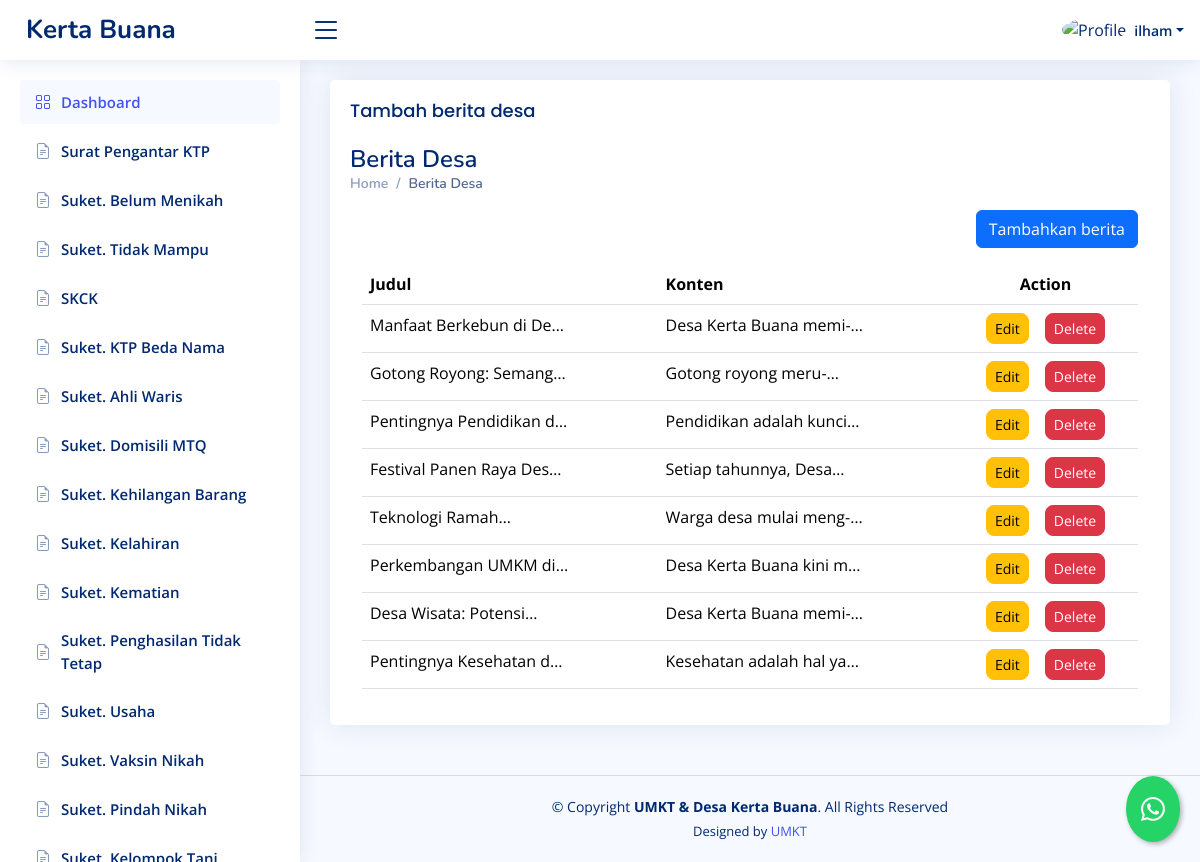
Screenshot of /dashboard/tambah-blog/ (signed in) with the database file from the repository.
### dashboard/models.py (models this page shows, shortened)
class Blog(models.Model):
    penulis = models.ForeignKey(User, on_delete=models.CASCADE, blank=True, null=True)
    judul = models.CharField(max_length=200)
    konten = models.TextField()
    date = models.DateTimeField(auto_now_add=True)
    picture = models.URLField(blank=True, null=True)

### dashboard/views.py (the view, shortened to what this page needs)
# urls.py: path("tambah-blog/", blog, name="blog"),
@login_required
def blog(request):
    template_name = "backend/blog.html"
    blg = Blog.objects.all()
    context = {
        "blg" : blg
    }
    return render(request, template_name, context)

### templates/backend/blog.html (shortened to what this page needs)
{% extends "backend/base_ui.html" %} {% load static %} {% load custom_filters %} {% block konten %}
<div class="card">
  <div class="card-body">
    <h5 class="card-title">Tambah berita desa</h5>
    <div>
      <div class="pagetitle">
        <h1>Berita Desa</h1>
        <nav>
          <ol class="breadcrumb">
            <li class="breadcrumb-item"><a href="{% url 'dashboard' %}">Home</a></li>
            <li class="breadcrumb-item active">Berita Desa</li>
          </ol>
        </nav>
      </div>
      {% if value %}
      <div class="card">
        <div class="card-body">
          <h5 class="card-title">Berita Desa</h5>
          <form
            class="g-5"
            method="post"
            action="{% url 'edit_blog' value.id %}"
            enctype="multipart/form-data"
          >
            {% csrf_token %}
            <div class="col-12">
              <label for="inputJudul" class="form-label">Judul</label>
              <input
                type="text"
                class="form-control"
                id="inputJudul"
                value="{{ value.judul }}"
                name="inputJudul"
              />
            </div>
            <div class="col-12">
              <label for="inputKonten" class="form-label">Konten</label>
              <textarea name="inputKonten">{{ value.konten | safe }}"</textarea>
            </div>
            <div class="row mb-3">
              <label for="inputNumber" class="form-label">Upload gambar</label>
              <div class="col-sm-10">
                <input
                  class="form-control"
                  type="file"
                  id="formFile"
                  name="inputGambar"
                />
              </div>
            </div>
            <div class="row mb-3">
              <div class="col-sm-10 gap-5">
                <a href="{% url 'blog' %}">
                  <button class="btn btn-secondary">Cancel</button>
                </a>
                <button type="submit" class="btn btn-primary">Submit</button>
              </div>
            </div>
          </form>
        </div>
      </div>
      {% else %}
      <div class="container-fluid">
        <div class="d-flex justify-content-end mb-3">
          <button
            type="button"
            class="btn btn-primary"
            data-bs-toggle="modal"
            data-bs-target="#formModal"
          >
            Tambahkan berita
          </button>
        </div>
        <div class="table-responsive">
          <table class="table datatable">
            <thead>
              <tr>
                <th>Judul</th>
                <th>Konten</th>
                <th class="text-center">Action</th>
              </tr>
            </thead>
            <tbody>
              {% for blog in blg %}
              <tr>
                <td>
                  <div
                    style="
                      display: -webkit-box;
                      -webkit-box-orient: vertical;
                      -webkit-line-clamp: 1;
                      line-clamp: 1;
                      overflow: hidden;
                      overflow-wrap: break-word;
                      word-wrap: break-word;
                      hyphens: auto;
                      max-width: 200px;
                    "
                  >
                    <p>{{ blog.judul }}</p>
                  </div>
                </td>
                <td>
                  <div
                    style="
                      display: -webkit-box;
                      -webkit-box-orient: vertical;
                      -webkit-line-clamp: 1;
                      line-clamp: 1;
                      overflow: hidden;
                      overflow-wrap: break-word;
                      word-wrap: break-word;
                      hyphens: auto;
                      max-width: 200px;
                    "
                  >
                    <p>{{ blog.konten|striptags }}</p>
                  </div>
                </td>
                <td class="text-center">
                  <div
                    class="btn-group gap-3"
                    role="group"
                    aria-label="Action buttons"
                  >
                    <a
                      href="{% url 'edit_blog' blog.id %}"
                      class="text-decoration-none"
                    >
                      <button
                        type="button"
                        class="btn btn-warning btn-sm rounded-3"
                      >
                        Edit
                      </button>
                    </a>
                    <a
                      href="{% url 'delete_blog' blog.id %}"
                      class="text-decoration-none"
                    >
                      <button
                        type="button"
                        class="btn btn-danger btn-sm rounded-3"
                      >
                        Delete
                      </button>
                    </a>
                  </div>
                </td>
              </tr>
              {% endfor %}
            </tbody>
          </table>
        </div>
      </div>
      {% endif %}
    </div>
  </div>
</div>
{% endblock konten %}

### templates/backend/base_ui.html (shortened to what this page needs)
{% load static %}
<!DOCTYPE html>
<html lang="en">
  <head>
    <link
      href="{% static 'backend/vendor/bootstrap/css/bootstrap.min.css'%}"
      rel="stylesheet"
    />
    <link
      href="{% static 'backend/vendor/bootstrap-icons/bootstrap-icons.css'%}"
      rel="stylesheet"
    />
    <link
      href="{% static 'backend/vendor/boxicons/css/boxicons.min.css'%}"
      rel="stylesheet"
    />
    <link
      href="{% static 'backend/vendor/quill/quill.snow.css'%}"
      rel="stylesheet"
    />
    <link
      href="{% static 'backend/vendor/quill/quill.bubble.css'%}"
      rel="stylesheet"
    />
    <link
      href="{% static 'backend/vendor/remixicon/remixicon.css'%}"
      rel="stylesheet"
    />
    <link
      href="{% static 'backend/vendor/simple-datatables/style.css'%}"
      rel="stylesheet"
    />
    <link href="{% static 'backend/css/style.css'%}" rel="stylesheet" />
  </head>
  <body>
    <header id="header" class="header fixed-top d-flex align-items-center">
      <div class="d-flex align-items-center justify-content-between">
        <a href="{% url 'welcome'%}" class="logo d-flex align-items-center">
          <span class="d-none d-lg-block">Kerta Buana</span>
        </a>
        <i class="bi bi-list toggle-sidebar-btn"></i>
      </div>
      <nav class="header-nav ms-auto">
        <ul class="d-flex align-items-center">
          <li class="nav-item dropdown pe-3">
            <a
              class="nav-link nav-profile d-flex align-items-center pe-0"
              href="#"
              data-bs-toggle="dropdown"
            >
              {% if user.is_superuser %}
              <img
                src="{% static 'backend/img/orang.png'%}"
                alt="Profile"
                class="rounded-circle"
              />
              {% else %}
              <img
                src="{% static 'backend/img/family.png'%}"
                alt="Profile"
                class="rounded-circle"
              />
              {% endif %}
              <span class="d-none d-md-block dropdown-toggle ps-2"
                >{{request.user.username}}</span
              > </a
            >
          </li>
        </ul>
      </nav>
    </header>
    <aside id="sidebar" class="sidebar">
      <ul class="sidebar-nav" id="sidebar-nav">
        <li class="nav-item">
          <a class="nav-link" href="{% url 'dashboard'%}">
            <i class="bi bi-grid"></i>
            <span>Dashboard</span>
          </a>
        </li>
        {% if user.is_superuser %}
        <li class="nav-item">
          <a
            class="nav-link collapsed"
            data-bs-target="#forms-nav"
            data-bs-toggle="collapse"
            href="#"
          >
            <i class="bi bi-journal-text"></i><span>Surat</span
            ><i class="bi bi-chevron-down ms-auto"></i>
          </a>
          <ul
            id="forms-nav"
            class="nav-content collapse"
            data-bs-parent="#sidebar-nav"
          >
            <li>
              <a href="{% url 'suketpermohonanktp' %}">
                <i class="bi bi-circle"></i><span>Surat Pengantar KTP</span>
              </a>
            </li>
            <li>
              <a href="{% url 'suketbelummenikah'%}">
                <i class="bi bi-circle"></i><span>Suket. Belum Menikah</span>
              </a>
            </li>
            <li>
              <a href="{% url 'sukettidakmampu'%}">
                <i class="bi bi-circle"></i><span>Suket. Tidak Mampu</span>
              </a>
            </li>
            <li>
              <a href="{% url 'skck'%}">
                <i class="bi bi-circle"></i><span>SKCK</span>
              </a>
            </li>
            <li>
              <a href="{% url 'suketktpbedanama'%}">
                <i class="bi bi-circle"></i><span>Suket. KTP Beda Nama</span>
              </a>
            </li>
            <li>
              <a href="{% url 'suketahliwaris' %}">
                <i class="bi bi-circle"></i><span>Suket. Ahli Waris</span>
              </a>
            </li>
            <li>
              <a href="{% url 'suketMTQ'%}">
                <i class="bi bi-circle"></i><span>Suket. Domisili MTQ</span>
              </a>
            </li>
            <li>
              <a href="{% url 'suketkehilangan' %}">
                <i class="bi bi-circle"></i
                ><span>Suket. Kehilangan Barang</span>
              </a>
            </li>
            <li>
              <a href="{% url 'suketkelahiran' %}">
                <i class="bi bi-circle"></i><span>Suket. Kelahiran</span>
              </a>
            </li>
            <li>
              <a href="{% url 'suketkematian' %}">
                <i class="bi bi-circle"></i><span>Suket. Kematian</span>
              </a>
            </li>
            <li>
              <a href="{% url 'suketpenghasilantidaktetap' %}">
                <i class="bi bi-circle"></i
                ><span>Suket. Penghasilan Tidak Tetap</span>
              </a>
            </li>
            <li>
              <a href="{% url 'suketusaha' %}">
                <i class="bi bi-circle"></i><span>Suket. Usaha</span>
              </a>
            </li>
            <li>
              <a href="{% url 'suketvaksinnikah' %}">
                <i class="bi bi-circle"></i><span>Suket. Vaksin Nikah</span>
              </a>
            </li>
            <li>
              <a href="{% url 'suketpindahnikah' %}">
                <i class="bi bi-circle"></i><span>Suket. Pindah Nikah</span>
              </a>
            </li>
            <li>
              <a href="{% url 'suketrekkeltani' %}">
                <i class="bi bi-circle"></i><span>Suket. Kelompok Tani</span>
              </a>
            </li>
          </ul>
        </li>
        {% else %}
        <li class="nav-item">
          <a class="nav-link collapsed" href="{% url 'suketpermohonanktp' %}">
            <i class="bi bi-file-earmark-text"></i
            ><span>Surat Pengantar KTP</span>
          </a>
        </li>
        <li class="nav-item">
          <a class="nav-link collapsed" href="{% url 'suketbelummenikah'%}">
            <i class="bi bi-file-earmark-text"></i
            ><span>Suket. Belum Menikah</span>
          </a>
        </li>
        <li class="nav-item">
          <a class="nav-link collapsed" href="{% url 'sukettidakmampu'%}">
            <i class="bi bi-file-earmark-text"></i
            ><span>Suket. Tidak Mampu</span>
          </a>
        </li>
        <li class="nav-item">
          <a class="nav-link collapsed" href="{% url 'skck'%}">
            <i class="bi bi-file-earmark-text"></i><span>SKCK</span>
          </a>
        </li>
        <li class="nav-item">
          <a class="nav-link collapsed" href="{% url 'suketktpbedanama'%}">
            <i class="bi bi-file-earmark-text"></i
            ><span>Suket. KTP Beda Nama</span>
          </a>
        </li>
        <li class="nav-item">
          <a class="nav-link collapsed" href="{% url 'suketahliwaris' %}">
            <i class="bi bi-file-earmark-text"></i
            ><span>Suket. Ahli Waris</span>
          </a>
        </li>
        <li class="nav-item">
          <a class="nav-link collapsed" href="{% url 'suketMTQ'%}">
            <i class="bi bi-file-earmark-text"></i
            ><span>Suket. Domisili MTQ</span>
          </a>
        </li>
        <li class="nav-item">
          <a class="nav-link collapsed" href="{% url 'suketkehilangan' %}">
            <i class="bi bi-file-earmark-text"></i
            ><span>Suket. Kehilangan Barang</span>
          </a>
        </li>
        <li class="nav-item">
          <a class="nav-link collapsed" href="{% url 'suketkelahiran' %}">
            <i class="bi bi-file-earmark-text"></i><span>Suket. Kelahiran</span>
          </a>
        </li>
        <li class="nav-item">
          <a class="nav-link collapsed" href="{% url 'suketkematian' %}">
            <i class="bi bi-file-earmark-text"></i><span>Suket. Kematian</span>
          </a>
        </li>
        <li class="nav-item">
          <a
            class="nav-link collapsed"
            href="{% url 'suketpenghasilantidaktetap' %}"
          >
            <i class="bi bi-file-earmark-text"></i
            ><span>Suket. Penghasilan Tidak Tetap</span>
          </a>
        </li>
        <li class="nav-item">
          <a class="nav-link collapsed" href="{% url 'suketusaha' %}">
            <i class="bi bi-file-earmark-text"></i><span>Suket. Usaha</span>
          </a>
        </li>
        <li class="nav-item">
          <a class="nav-link collapsed" href="{% url 'suketvaksinnikah' %}">
            <i class="bi bi-file-earmark-text"></i
            ><span>Suket. Vaksin Nikah</span>
          </a>
        </li>
        <li class="nav-item">
          <a class="nav-link collapsed" href="{% url 'suketpindahnikah' %}">
            <i class="bi bi-file-earmark-text"></i
            ><span>Suket. Pindah Nikah</span>
          </a>
        </li>
        <li class="nav-item">
          <a class="nav-link collapsed" href="{% url 'suketrekkeltani' %}">
            <i class="bi bi-file-earmark-text"></i
            ><span>Suket. Kelompok Tani</span>
          </a>
        </li>
        {% endif %}
      </ul>
    </aside>
    <main id="main" class="main">
      {% block konten %}{% endblock konten %}
    </main>
    <footer id="footer" class="footer">
      <div class="copyright">
        &copy; Copyright <strong><span>UMKT & Desa Kerta Buana</span></strong
        >. All Rights Reserved
      </div>
      <div class="credits">
        Designed by <a href="https://www.umkt.ac.id/">UMKT</a>
      </div>
    </footer>
    <a
      href="https://wa.me/6281234567890?text=Halo,%20saya%20butuh%20bantuan"
      class="whatsapp-float"
      target="_blank"
      title="Hubungi kami via WhatsApp"
    >
      <i class="bi bi-whatsapp"></i>
    </a>
  </body>
</html>

### rows the page displays
Blog: judul "Manfaat Berkebun di…", konten "Desa Kerta…"
Blog: judul "Gotong Royong:…", konten "Gotong…"
Blog: judul "Pentingnya Pendidikan…", konten "Pendidikan adalah…"
Blog: judul "Festival Panen Raya…", konten "Setiap tahunnya,…"
Blog: judul "Teknologi…", konten "Warga desa…"
Blog: judul "Perkembangan UMKM…", konten "Desa Kerta Buana…"
Blog: judul "Desa Wisata:…", konten "Desa Kerta…"
Blog: judul "Pentingnya Kesehatan…", konten "Kesehatan adalah hal…"

### other values shown
{{ request.user.username }} "ilham"
